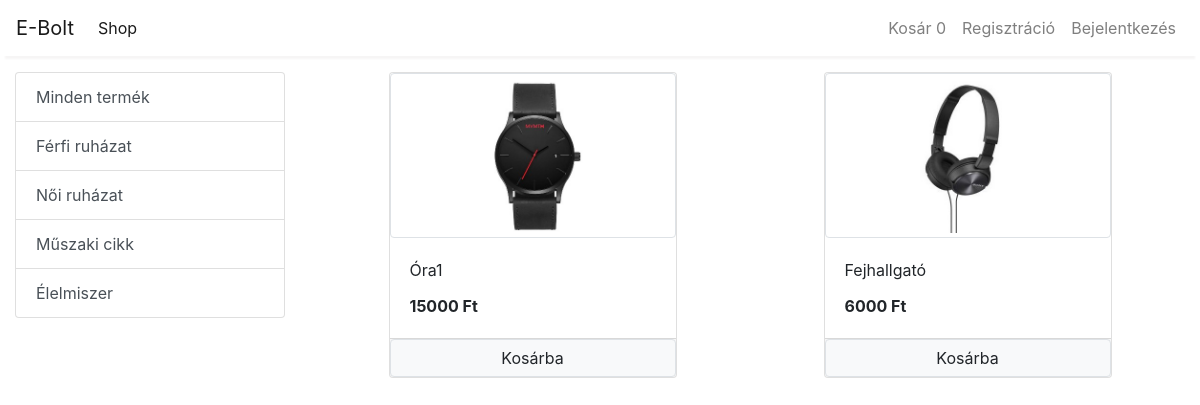
The page /shopapi?category=3 on the database its author committed.
### shopapi/models/category.py (models this page shows, shortened)
class Category(models.Model):
    name = models.CharField(max_length=20)
    @staticmethod
    def get_all_categories():
        return Category.objects.all()

### shopapi/models/product.py (models this page shows, shortened)
class Product(models.Model):
    name = models.CharField(max_length=50)
    price = models.IntegerField(default=0)
    category = models.ForeignKey(Category , on_delete=models.CASCADE , default=1)
    description = models.CharField(max_length=200 , default='' , null=True , blank=True)
    image = models.ImageField(upload_to='uploads/products/')
    @staticmethod
    def get_all_products_by_categoryid(category_id):
      if category_id:
          return Product.objects.filter(category = category_id)
      else:
         return Product.get_all_products();

### shopapi/views/home.py (the view)
# urls.py: path('', include('shopapi.urls'))
def shopapi(request):
    cart = request.session.get('cart')
    if not cart:
        request.session['cart'] = {}
    products = None
    categories = Category.get_all_categories()
    categoryID = request.GET.get('category')
    if categoryID:
        products = Product.get_all_products_by_categoryid(categoryID)
    else:
        products = Product.get_all_products();
    data = {}
    data['products'] = products
    data['categories'] = categories
    print('Te vagy:' , request.session.get('email'))
    return render(request , 'index.html' , data)

### shopapi/templatetags/cart.py (called while the page is built)
@register.filter(name='is_in_cart')
def is_in_cart(product , cart):
    keys = cart.keys()
    for id in keys:
        if int(id) ==product.id:
            return True
    return False;

### shopapi/templatetags/custom_filter.py (called while the page is built)
@register.filter(name='currency')
def currency(number):
    return str(number)+" Ft"

### shopapi/templates/index.html (shortened to what this page needs)
{% extends 'base.html'%}
{% block content %}
{% load cart %}
{% load custom_filter %}
<div class="container-fluid mt-3">
  <div class="row">
    <div class="col-lg-3 mx-auto">
      <div class="list-group">
        <a href="/" class="list-group-item list-group-item-action ">Minden termék</a>
        {% for category in categories %}
        <a href="/?category={{category.id}}" class="list-group-item list-group-item-action ">{{category.name}}</a>
        {% endfor %}
      </div>
    </div>
    <div id='products' class="col-lg-9 mx-auto">
      <div class="row mx-auto">
        {% for product in products %}
        <div class="card mx-auto mb-3" id={{product.id}} style="width: 18rem;">
            <img class="img-thumbnail w-100" src="{{product.image.url}}" alt="Card image cap">
            <div class="card-body">
              <p class="card-title">{{product.name}}</p>
              <p class="card-text"><b>{{product.price|currency}}</b></p>
            </div>
            <div class="card-footer p-0 no-gutters">
              {% if product|is_in_cart:request.session.cart%}
              <div class="row no-gutters">
                <form action="/#{{product.id}}" class="col-2" method="post">
                  {% csrf_token %}
                  <input hidden type="text" name="product" value='{{product.id}}'>
                  <input hidden type="text" name="remove" value='True'>
                  <input type="submit" value=" - " class="btn btn-block btn-secondary">
                </form>
                <div class="text-center col">{{product|cart_quantity:request.session.cart}} db</div>
                <form action="/#{{product.id}}" class="col-2" method="post">
                  {% csrf_token %}
                  <input hidden type="text" name="product" value='{{product.id}}'>
                  <input type="submit" value=" + " class="btn btn-block btn-secondary">
                </form>
              </div>
              {% else %}
              <form action="/#{{product.id}}" method="POST" class="btn-block">
                <input type="submit" class="float-right btn btn-light border form-control" value="Kosárba">
              </form>
              {% endif %}
            </div>
        </div>
        {% endfor %}
      </div>
    </div>
  </div>
</div>
{% endblock %}

### rows shown on the page
Category: name "Férfi ruházat"
Category: name "Női ruházat"
Category: name "Műszaki cikk"
Category: name "Élelmiszer"
Product: image (picture), name "Óra1", price "15000 Ft"
Product: image (picture), name "Fejhallgató", price "6000 Ft"

### other values the page prints
{{ request.session.cart.keys|length }} "0"
